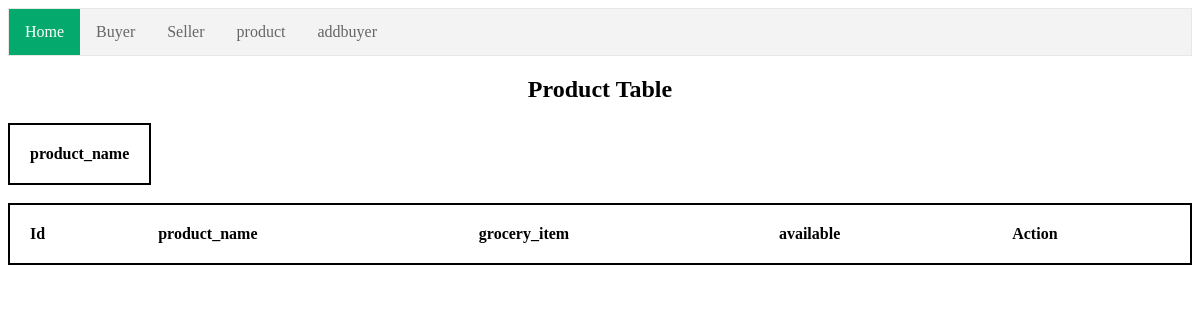
The page /product/product/ on the database as committed earlier.
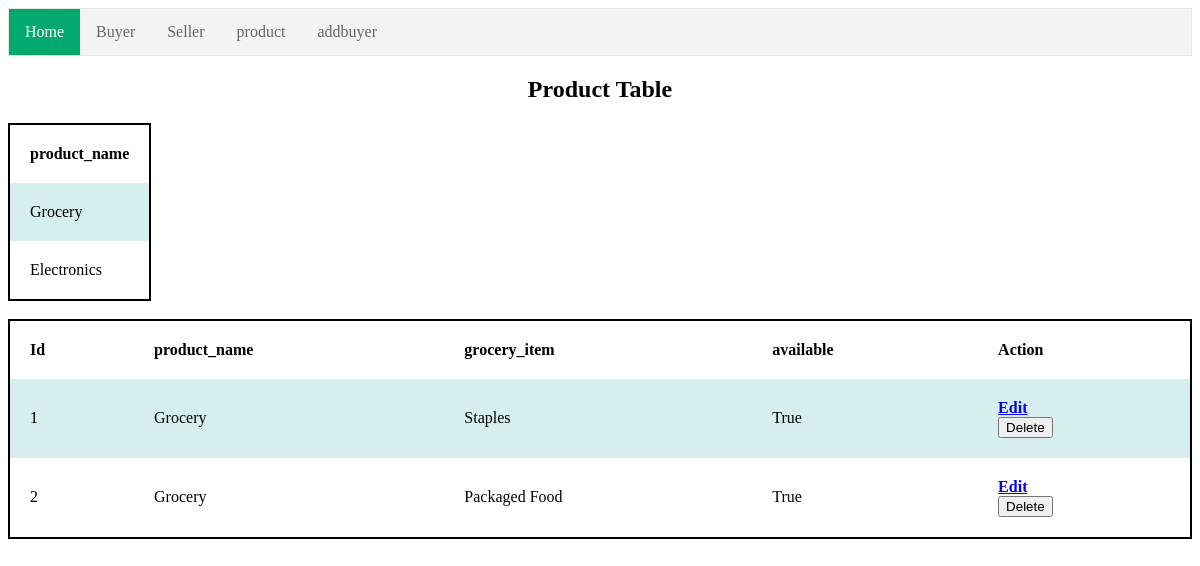
The same page on the database as committed later.
### product/models.py (models this page shows, shortened)
class Product_list(models.Model):
    product_name = models.CharField(max_length=50)
    def __str__(self):
        return self.product_name

class Grocery(models.Model):
    grocery_item = (
        ('Staples','Steples'),
        ('Snacks & Beverages','Snacks & Beverages'),
        ('Packaged Food','Packaged Food'),
        ('Personal & Baby Care','Personal & Baby Care'),
        ('Household Care','Household Care'),
        ('Dairy & Eggs','Dairy & Eggs'),
        ('Home & Kitchen','Home & Kitchen'),
    )
    product_name = models.ForeignKey("Product_list", on_delete=models.CASCADE)
    grocery_item = models.CharField(max_length=20,choices=grocery_item)
    available = models.BooleanField()

### product/views.py (the view)
# urls.py: path('',index,name='home')
def index(request):
    P_L_data  = Product_list.objects.all()
    G_data  = Grocery.objects.all()
    E_data = Electronics.objects.all()
    M_data = Mobile.objects.all()
    context = {
        'product_data': P_L_data,
        'grocery_data': G_data,
        'electronics_data': E_data,
        'mobile_data': M_data,
    }
    return render(request,'product.html',context)

### templates/product.html (shortened to what this page needs)
{% extends 'home.html' %}
{% block body %}
<!DOCTYPE html>
<html>
<head>
</head>
<body>
<h2 style="text-align:center" >Product Table</h2>
<div>
<table style="align-itams:center" " width:50%" class="ashu">
  <tr style="text-align:center">
      <th>product_name</th>
  </tr>
  {% for i in product_data %}
  <tr>
    <td>{{i.product_name}}</td>
  </tr>
  {% endfor %}
</table>
</div>
<br>
<div>
  <table>
    <tr>
      <th>Id</th>
      <th>product_name</th>
      <th>grocery_item</th>
      <th>available</th>
      <th>Action</th>
    </tr>
    {% for i in grocery_data %}
    <tr>
      <td>{{i.id}}</td>
      <td>{{i.product_name}}</td>
      <td>{{i.grocery_item}}</td>
      <td>{{i.available}}</td>
      <td>
        <a href="{%url 'updatedata' i.id%}"><b>Edit</a>
          <form action="{% url 'daletedata' i.id%}">
            <input type="submit" value="Delete">
          </form>
      </td>
    </tr>
    {% endfor %}
  </table>
</div>
</body>
</html>
{% endblock %}

Rows that differ between the two databases and show on the page:
added Product_list: product_name "Grocery"
added Product_list: product_name "Electronics"
added Grocery: id "1", product_name "Grocery", grocery_item "Staples", available "True"
added Grocery: id "2", product_name "Grocery", grocery_item "Packaged Food", available "True"
